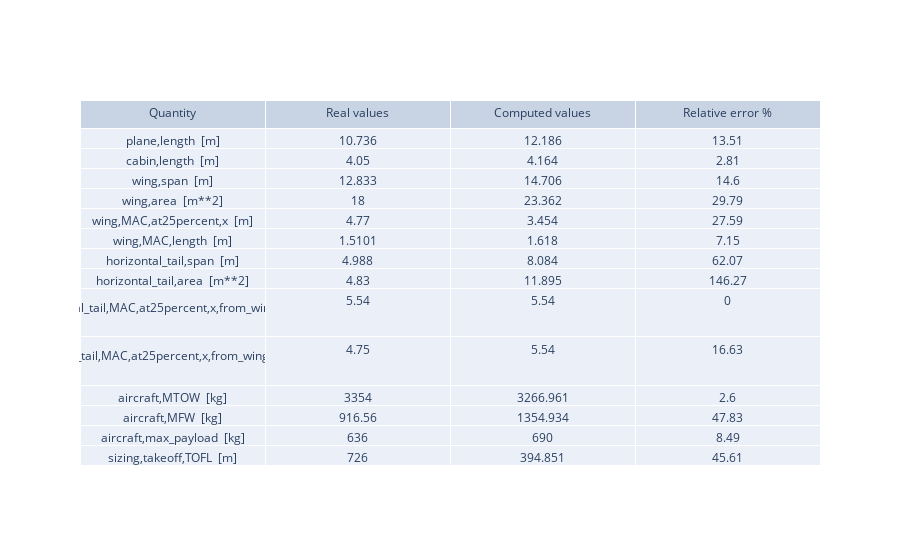

The notebook cell this image was saved under:
### Markdown cell above
## Direct comparison of simple quantities

The quantities compared in the table below are defined in the xml file "TBM-900_reference.xml" that can be found in the utils/postprocessing folder.

### Code cell
from fastga.utils.postprocessing.analysis_and_plots_tbm import simple_comparison

fig = simple_comparison(OUTPUT_TBM_FILE)
fig.show()

### Figure 1 — Plotly figure (JSON) as saved in the notebook; plotly's stock layout.template omitted (floating-point values rounded to 4 significant figures)
{"data": [{"cells": {"values": [["plane,length  [m]", "cabin,length  [m]", "wing,span  [m]", "wing,area  [m**2]", "wing,MAC,at25percent,x  [m]", "wing,MAC,length  [m]", "horizontal_tail,span  [m]", "horizontal_tail,area  [m**2]", "horizontal_tail,MAC,at25percent,x,from_wingMAC25  [m]", "vertical_tail,MAC,at25percent,x,from_wingMAC25  [m]", "aircraft,MTOW  [kg]", "aircraft,MFW  [kg]", "aircraft,max_payload  [kg]", "sizing,takeoff,TOFL  [m]"], [10.74, 4.05, 12.83, 18, 4.77, 1.51, 4.988, 4.83, 5.54, 4.75, 3354, 916.6, 636, 726], [12.19, 4.164, 14.71, 23.36, 3.454, 1.618, 8.084, 11.89, 5.54, 5.54, 3267.0, 1355.0, 690, 394.9], [13.51, 2.81, 14.6, 29.79, 27.59, 7.15, 62.07, 146.3, 0, 16.63, 2.6, 47.83, 8.49, 45.61]]}, "header": {"values": ["Quantity", "Real values", "Computed values", "Relative error %"]}, "type": "table"}], "layout": {}}
